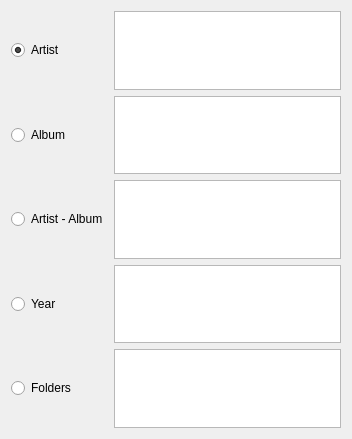
<?xml version="1.0" encoding="UTF-8"?>
<ui version="4.0">
 <class>LibraryOrderDialog</class>
 <widget class="QDialog" name="LibraryOrderDialog">
  <property name="geometry">
   <rect>
    <x>0</x>
    <y>0</y>
    <width>352</width>
    <height>439</height>
   </rect>
  </property>
  <property name="windowTitle">
   <string>Dialog</string>
  </property>
  <layout class="QGridLayout" name="gridLayout">
   <item row="4" column="0">
    <widget class="QRadioButton" name="radioButton_3">
     <property name="text">
      <string>Artist - Album</string>
     </property>
     <attribute name="buttonGroup">
      <string notr="true">buttonGroup</string>
     </attribute>
    </widget>
   </item>
   <item row="2" column="0">
    <widget class="QRadioButton" name="radioButton_2">
     <property name="text">
      <string>Album</string>
     </property>
     <attribute name="buttonGroup">
      <string notr="true">buttonGroup</string>
     </attribute>
    </widget>
   </item>
   <item row="6" column="0">
    <widget class="QRadioButton" name="radioButton_4">
     <property name="text">
      <string>Year</string>
     </property>
     <attribute name="buttonGroup">
      <string notr="true">buttonGroup</string>
     </attribute>
    </widget>
   </item>
   <item row="8" column="0">
    <widget class="QRadioButton" name="radioButton_5">
     <property name="text">
      <string>Folders</string>
     </property>
     <attribute name="buttonGroup">
      <string notr="true">buttonGroup</string>
     </attribute>
    </widget>
   </item>
   <item row="0" column="0">
    <widget class="QRadioButton" name="radioButton">
     <property name="text">
      <string>Artist</string>
     </property>
     <property name="checked">
      <bool>true</bool>
     </property>
     <attribute name="buttonGroup">
      <string notr="true">buttonGroup</string>
     </attribute>
    </widget>
   </item>
   <item row="0" column="1">
    <widget class="QTreeView" name="artistTreeView"/>
   </item>
   <item row="2" column="1">
    <widget class="QTreeView" name="albumTreeView"/>
   </item>
   <item row="4" column="1">
    <widget class="QTreeView" name="artistAlbumTreeView"/>
   </item>
   <item row="8" column="1">
    <widget class="QTreeView" name="folderTreeView"/>
   </item>
   <item row="6" column="1">
    <widget class="QTreeView" name="yearTreeView"/>
   </item>
  </layout>
 </widget>
 <resources/>
 <connections/>
 <buttongroups>
  <buttongroup name="buttonGroup"/>
 </buttongroups>
</ui>
